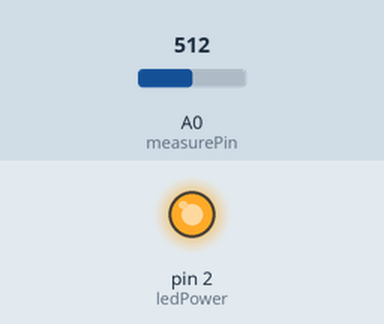
Bench run of a sketch on a simulated Arduino Uno, built with avr-gcc and run on an emulated ATmega328P. On the bench: output pins drawn as LEDs (lit = HIGH). The inputs (shaded band) are chosen by the test bench; at power-on: A0 (measurePin) = 512. What the sketch prints to the serial monitor is not drawn.

Above: at 0.1 s.
Timing chart, 0 to 1.6 s (numbered marks = the images above):
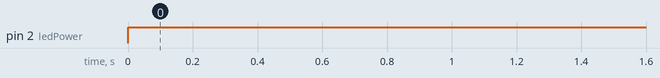

The sketch:

mini_project.ino
```cpp
int measurePin = A0;
int ledPower = 2;

int samplingTime = 280;
int deltaTime = 40;
int sleepTime = 9680;

float voMeasured = 0;
float calcVoltage = 0;
float dustDensity = 0;

// --- CALIBRATION SETTINGS ---
// Enter the lowest value (Clean Air) from the Voltage column of your readings here.
// According to your data, the average is about 0.48V.
// To be safe, let's keep it slightly lower, like around 0.45V.
float voc = 0.38;

// Sensitivity (Standard value for Sharp sensors)
float K = 0.17;
// ----------------------------

void setup() {
  Serial.begin(9600);
  pinMode(ledPower, OUTPUT);
}

void loop() {
  digitalWrite(ledPower, LOW);
  delayMicroseconds(samplingTime);

  voMeasured = analogRead(measurePin);

  delayMicroseconds(deltaTime);
  digitalWrite(ledPower, HIGH);
  delayMicroseconds(sleepTime);

  // 1. Calculate Voltage
  calcVoltage = voMeasured * (5.0 / 1024.0);

  // 2. Calculate Dust Density (New equation)
  // Density = (Current Voltage - Clean Air Voltage) / Sensitivity
  // Multiply by 0.17 to get the mg/m3 value (Datasheet linear approximation)

  // Simplest method:
  dustDensity = (0.17 * calcVoltage) - (0.17 * voc);

  if (dustDensity < 0) {
    dustDensity = 0.00;
  }

  Serial.print("Raw: ");
  Serial.print(voMeasured);
  Serial.print(" - Voltage: ");
  Serial.print(calcVoltage);
  Serial.print("V - Dust Density: ");
  Serial.print(dustDensity);
  Serial.println(" mg/m3");

  delay(1000);
}
```

Measured:
- by itself, pin 2 (ledPower): LOW → HIGH at 0.00 s
